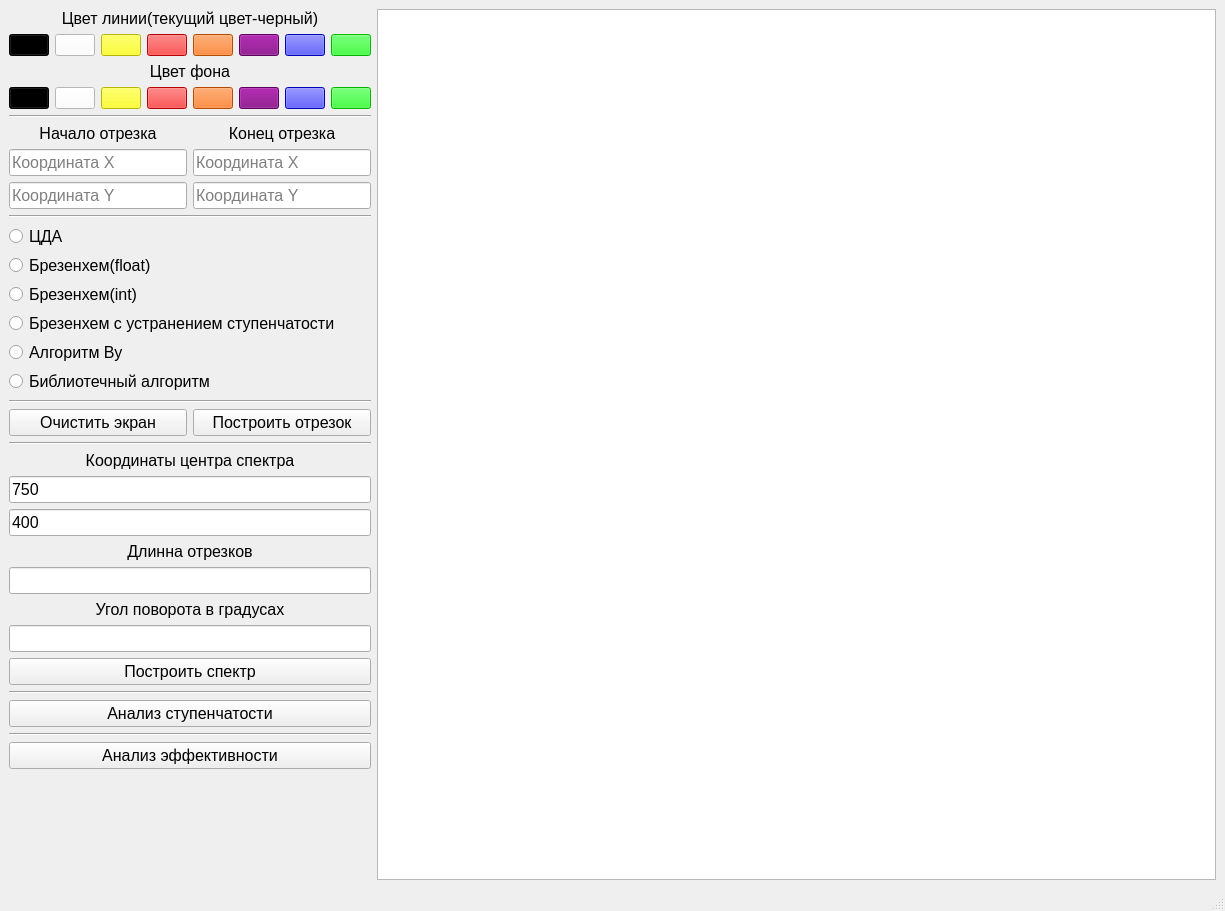
<?xml version="1.0" encoding="UTF-8"?>
<ui version="4.0">
 <class>MainWindow</class>
 <widget class="QMainWindow" name="MainWindow">
  <property name="geometry">
   <rect>
    <x>0</x>
    <y>0</y>
    <width>1225</width>
    <height>911</height>
   </rect>
  </property>
  <property name="windowTitle">
   <string>MainWindow</string>
  </property>
  <widget class="QWidget" name="centralwidget">
   <layout class="QHBoxLayout" name="horizontalLayout_2">
    <item>
     <layout class="QVBoxLayout" name="verticalLayout">
      <item>
       <layout class="QVBoxLayout" name="LineColorBox">
        <item>
         <widget class="QLabel" name="LIneColorLabel">
          <property name="sizePolicy">
           <sizepolicy hsizetype="Minimum" vsizetype="Preferred">
            <horstretch>0</horstretch>
            <verstretch>0</verstretch>
           </sizepolicy>
          </property>
          <property name="font">
           <font>
            <pointsize>12</pointsize>
           </font>
          </property>
          <property name="text">
           <string>Цвет линии(текущий цвет-черный)</string>
          </property>
          <property name="alignment">
           <set>Qt::AlignCenter</set>
          </property>
         </widget>
        </item>
        <item>
         <layout class="QHBoxLayout" name="LineColorsLay">
          <item>
           <widget class="QPushButton" name="ButtonBlackLine">
            <property name="styleSheet">
             <string notr="true">QPushButton{
	background-color: rgb(0,0,0);
}</string>
            </property>
            <property name="text">
             <string/>
            </property>
           </widget>
          </item>
          <item>
           <widget class="QPushButton" name="ButtonWhiteLine">
            <property name="styleSheet">
             <string notr="true">QPushButton{
	background-color: rgb(255,255,255);
}</string>
            </property>
            <property name="text">
             <string/>
            </property>
           </widget>
          </item>
          <item>
           <widget class="QPushButton" name="ButtonYellowLine">
            <property name="styleSheet">
             <string notr="true">QPushButton{
	background-color: rgb(255,255,0);
}</string>
            </property>
            <property name="text">
             <string/>
            </property>
           </widget>
          </item>
          <item>
           <widget class="QPushButton" name="ButtonRedLine">
            <property name="styleSheet">
             <string notr="true">QPushButton{
	background-color: rgb(255,0,0);
}</string>
            </property>
            <property name="text">
             <string/>
            </property>
           </widget>
          </item>
          <item>
           <widget class="QPushButton" name="ButtonOrangeLine">
            <property name="styleSheet">
             <string notr="true">QPushButton{
	background-color: rgb(255,104,0);
}</string>
            </property>
            <property name="text">
             <string/>
            </property>
           </widget>
          </item>
          <item>
           <widget class="QPushButton" name="ButtonPurpleLine">
            <property name="styleSheet">
             <string notr="true">QPushButton{
	background-color: rgb(128,0,128);
}</string>
            </property>
            <property name="text">
             <string/>
            </property>
           </widget>
          </item>
          <item>
           <widget class="QPushButton" name="ButtonBlueLine">
            <property name="styleSheet">
             <string notr="true">QPushButton{
	background-color: rgb(0,0,255);
}</string>
            </property>
            <property name="text">
             <string/>
            </property>
           </widget>
          </item>
          <item>
           <widget class="QPushButton" name="ButtonGreenLine">
            <property name="styleSheet">
             <string notr="true">QPushButton{
	background-color: rgb(0,255,0);
}</string>
            </property>
            <property name="text">
             <string/>
            </property>
           </widget>
          </item>
         </layout>
        </item>
       </layout>
      </item>
      <item>
       <layout class="QVBoxLayout" name="BGColorBox">
        <item>
         <widget class="QLabel" name="BGColorLabel">
          <property name="sizePolicy">
           <sizepolicy hsizetype="Minimum" vsizetype="Preferred">
            <horstretch>0</horstretch>
            <verstretch>0</verstretch>
           </sizepolicy>
          </property>
          <property name="font">
           <font>
            <pointsize>12</pointsize>
           </font>
          </property>
          <property name="text">
           <string>Цвет фона</string>
          </property>
          <property name="alignment">
           <set>Qt::AlignCenter</set>
          </property>
         </widget>
        </item>
        <item>
         <layout class="QHBoxLayout" name="BGColorLay">
          <item>
           <widget class="QPushButton" name="ButtonBlackBG">
            <property name="styleSheet">
             <string notr="true">QPushButton{
	background-color: rgb(0,0,0);
}</string>
            </property>
            <property name="text">
             <string/>
            </property>
           </widget>
          </item>
          <item>
           <widget class="QPushButton" name="ButtonWhiteBG">
            <property name="styleSheet">
             <string notr="true">QPushButton{
	background-color: rgb(255,255,255);
}</string>
            </property>
            <property name="text">
             <string/>
            </property>
           </widget>
          </item>
          <item>
           <widget class="QPushButton" name="ButtonYellowBG">
            <property name="styleSheet">
             <string notr="true">QPushButton{
	background-color: rgb(255,255,0);
}</string>
            </property>
            <property name="text">
             <string/>
            </property>
           </widget>
          </item>
          <item>
           <widget class="QPushButton" name="ButtonRedBG">
            <property name="styleSheet">
             <string notr="true">QPushButton{
	background-color: rgb(255,0,0);
}</string>
            </property>
            <property name="text">
             <string/>
            </property>
           </widget>
          </item>
          <item>
           <widget class="QPushButton" name="ButtonOrangeBG">
            <property name="styleSheet">
             <string notr="true">QPushButton{
	background-color: rgb(255,104,0);
}</string>
            </property>
            <property name="text">
             <string/>
            </property>
           </widget>
          </item>
          <item>
           <widget class="QPushButton" name="ButtonPurpleBG">
            <property name="styleSheet">
             <string notr="true">QPushButton{
	background-color: rgb(128,0,128);
}</string>
            </property>
            <property name="text">
             <string/>
            </property>
           </widget>
          </item>
          <item>
           <widget class="QPushButton" name="ButtonBlueBG">
            <property name="styleSheet">
             <string notr="true">QPushButton{
	background-color: rgb(0,0,255);
}</string>
            </property>
            <property name="text">
             <string/>
            </property>
           </widget>
          </item>
          <item>
           <widget class="QPushButton" name="ButtonGreenBG">
            <property name="styleSheet">
             <string notr="true">QPushButton{
	background-color: rgb(0,255,0);
}</string>
            </property>
            <property name="text">
             <string/>
            </property>
           </widget>
          </item>
         </layout>
        </item>
       </layout>
      </item>
      <item>
       <widget class="Line" name="line">
        <property name="orientation">
         <enum>Qt::Horizontal</enum>
        </property>
       </widget>
      </item>
      <item>
       <layout class="QGridLayout" name="gridLayout">
        <item row="1" column="0">
         <widget class="QLineEdit" name="Xstart">
          <property name="sizePolicy">
           <sizepolicy hsizetype="Minimum" vsizetype="Fixed">
            <horstretch>0</horstretch>
            <verstretch>0</verstretch>
           </sizepolicy>
          </property>
          <property name="font">
           <font>
            <pointsize>12</pointsize>
           </font>
          </property>
          <property name="text">
           <string/>
          </property>
          <property name="placeholderText">
           <string>Координата X</string>
          </property>
         </widget>
        </item>
        <item row="0" column="1">
         <widget class="QLabel" name="label_2">
          <property name="sizePolicy">
           <sizepolicy hsizetype="Minimum" vsizetype="Preferred">
            <horstretch>0</horstretch>
            <verstretch>0</verstretch>
           </sizepolicy>
          </property>
          <property name="font">
           <font>
            <pointsize>12</pointsize>
           </font>
          </property>
          <property name="text">
           <string>Конец отрезка</string>
          </property>
          <property name="alignment">
           <set>Qt::AlignCenter</set>
          </property>
         </widget>
        </item>
        <item row="1" column="1">
         <widget class="QLineEdit" name="Xend">
          <property name="sizePolicy">
           <sizepolicy hsizetype="Minimum" vsizetype="Fixed">
            <horstretch>0</horstretch>
            <verstretch>0</verstretch>
           </sizepolicy>
          </property>
          <property name="font">
           <font>
            <pointsize>12</pointsize>
           </font>
          </property>
          <property name="text">
           <string/>
          </property>
          <property name="placeholderText">
           <string>Координата X</string>
          </property>
         </widget>
        </item>
        <item row="0" column="0">
         <widget class="QLabel" name="label">
          <property name="sizePolicy">
           <sizepolicy hsizetype="Minimum" vsizetype="Preferred">
            <horstretch>0</horstretch>
            <verstretch>0</verstretch>
           </sizepolicy>
          </property>
          <property name="font">
           <font>
            <pointsize>12</pointsize>
           </font>
          </property>
          <property name="text">
           <string>Начало отрезка</string>
          </property>
          <property name="alignment">
           <set>Qt::AlignCenter</set>
          </property>
         </widget>
        </item>
        <item row="2" column="0">
         <widget class="QLineEdit" name="Ystart">
          <property name="sizePolicy">
           <sizepolicy hsizetype="Minimum" vsizetype="Fixed">
            <horstretch>0</horstretch>
            <verstretch>0</verstretch>
           </sizepolicy>
          </property>
          <property name="font">
           <font>
            <pointsize>12</pointsize>
           </font>
          </property>
          <property name="text">
           <string/>
          </property>
          <property name="placeholderText">
           <string>Координата Y</string>
          </property>
         </widget>
        </item>
        <item row="2" column="1">
         <widget class="QLineEdit" name="Yend">
          <property name="sizePolicy">
           <sizepolicy hsizetype="Minimum" vsizetype="Fixed">
            <horstretch>0</horstretch>
            <verstretch>0</verstretch>
           </sizepolicy>
          </property>
          <property name="font">
           <font>
            <pointsize>12</pointsize>
           </font>
          </property>
          <property name="text">
           <string/>
          </property>
          <property name="placeholderText">
           <string>Координата Y</string>
          </property>
         </widget>
        </item>
       </layout>
      </item>
      <item>
       <widget class="Line" name="line_2">
        <property name="orientation">
         <enum>Qt::Horizontal</enum>
        </property>
       </widget>
      </item>
      <item>
       <layout class="QVBoxLayout" name="MethodLay">
        <property name="spacing">
         <number>4</number>
        </property>
        <item>
         <widget class="QRadioButton" name="CDAButton">
          <property name="font">
           <font>
            <pointsize>12</pointsize>
           </font>
          </property>
          <property name="text">
           <string>ЦДA</string>
          </property>
         </widget>
        </item>
        <item>
         <widget class="QRadioButton" name="BFButton">
          <property name="font">
           <font>
            <pointsize>12</pointsize>
           </font>
          </property>
          <property name="text">
           <string>Брезенхем(float)</string>
          </property>
          <property name="checkable">
           <bool>true</bool>
          </property>
          <property name="checked">
           <bool>false</bool>
          </property>
         </widget>
        </item>
        <item>
         <widget class="QRadioButton" name="BIButton">
          <property name="font">
           <font>
            <pointsize>12</pointsize>
           </font>
          </property>
          <property name="text">
           <string>Брезенхем(int)</string>
          </property>
         </widget>
        </item>
        <item>
         <widget class="QRadioButton" name="BSButton">
          <property name="font">
           <font>
            <pointsize>12</pointsize>
           </font>
          </property>
          <property name="text">
           <string>Брезенхем с устранением ступенчатости</string>
          </property>
         </widget>
        </item>
        <item>
         <widget class="QRadioButton" name="WUButton">
          <property name="font">
           <font>
            <pointsize>12</pointsize>
           </font>
          </property>
          <property name="text">
           <string>Алгоритм Ву</string>
          </property>
         </widget>
        </item>
        <item>
         <widget class="QRadioButton" name="LibButton">
          <property name="font">
           <font>
            <pointsize>12</pointsize>
           </font>
          </property>
          <property name="text">
           <string>Библиотечный алгоритм</string>
          </property>
         </widget>
        </item>
       </layout>
      </item>
      <item>
       <widget class="Line" name="line_3">
        <property name="orientation">
         <enum>Qt::Horizontal</enum>
        </property>
       </widget>
      </item>
      <item>
       <layout class="QHBoxLayout" name="horizontalLayout">
        <item>
         <widget class="QPushButton" name="pushButton">
          <property name="sizePolicy">
           <sizepolicy hsizetype="Minimum" vsizetype="Minimum">
            <horstretch>0</horstretch>
            <verstretch>0</verstretch>
           </sizepolicy>
          </property>
          <property name="font">
           <font>
            <pointsize>12</pointsize>
           </font>
          </property>
          <property name="text">
           <string>Очистить экран</string>
          </property>
         </widget>
        </item>
        <item>
         <widget class="QPushButton" name="pushButton_2">
          <property name="sizePolicy">
           <sizepolicy hsizetype="Minimum" vsizetype="Minimum">
            <horstretch>0</horstretch>
            <verstretch>0</verstretch>
           </sizepolicy>
          </property>
          <property name="font">
           <font>
            <pointsize>12</pointsize>
           </font>
          </property>
          <property name="text">
           <string>Построить отрезок</string>
          </property>
         </widget>
        </item>
       </layout>
      </item>
      <item>
       <layout class="QVBoxLayout" name="verticalLayout_2">
        <item>
         <widget class="Line" name="line_4">
          <property name="orientation">
           <enum>Qt::Horizontal</enum>
          </property>
         </widget>
        </item>
        <item>
         <layout class="QVBoxLayout" name="SpectreLay">
          <item>
           <widget class="QLabel" name="SpectreCoordLable">
            <property name="sizePolicy">
             <sizepolicy hsizetype="Minimum" vsizetype="Preferred">
              <horstretch>0</horstretch>
              <verstretch>0</verstretch>
             </sizepolicy>
            </property>
            <property name="font">
             <font>
              <pointsize>12</pointsize>
             </font>
            </property>
            <property name="text">
             <string>Координаты центра спектра</string>
            </property>
            <property name="alignment">
             <set>Qt::AlignCenter</set>
            </property>
           </widget>
          </item>
          <item>
           <widget class="QLineEdit" name="xcSpectre">
            <property name="sizePolicy">
             <sizepolicy hsizetype="Minimum" vsizetype="Fixed">
              <horstretch>0</horstretch>
              <verstretch>0</verstretch>
             </sizepolicy>
            </property>
            <property name="font">
             <font>
              <pointsize>12</pointsize>
             </font>
            </property>
            <property name="text">
             <string>750</string>
            </property>
            <property name="placeholderText">
             <string>Координата X</string>
            </property>
           </widget>
          </item>
          <item>
           <widget class="QLineEdit" name="ycSpectre">
            <property name="sizePolicy">
             <sizepolicy hsizetype="Minimum" vsizetype="Fixed">
              <horstretch>0</horstretch>
              <verstretch>0</verstretch>
             </sizepolicy>
            </property>
            <property name="font">
             <font>
              <pointsize>12</pointsize>
             </font>
            </property>
            <property name="text">
             <string>400</string>
            </property>
            <property name="placeholderText">
             <string>Координата Y</string>
            </property>
           </widget>
          </item>
          <item>
           <widget class="QLabel" name="SpectreLenLable">
            <property name="sizePolicy">
             <sizepolicy hsizetype="Minimum" vsizetype="Preferred">
              <horstretch>0</horstretch>
              <verstretch>0</verstretch>
             </sizepolicy>
            </property>
            <property name="font">
             <font>
              <pointsize>12</pointsize>
             </font>
            </property>
            <property name="text">
             <string>Длинна отрезков</string>
            </property>
            <property name="alignment">
             <set>Qt::AlignCenter</set>
            </property>
           </widget>
          </item>
          <item>
           <widget class="QLineEdit" name="LenSpectre">
            <property name="sizePolicy">
             <sizepolicy hsizetype="Minimum" vsizetype="Fixed">
              <horstretch>0</horstretch>
              <verstretch>0</verstretch>
             </sizepolicy>
            </property>
            <property name="font">
             <font>
              <pointsize>12</pointsize>
             </font>
            </property>
            <property name="text">
             <string/>
            </property>
           </widget>
          </item>
          <item>
           <widget class="QLabel" name="SpectreDegreeLable">
            <property name="sizePolicy">
             <sizepolicy hsizetype="Minimum" vsizetype="Preferred">
              <horstretch>0</horstretch>
              <verstretch>0</verstretch>
             </sizepolicy>
            </property>
            <property name="font">
             <font>
              <pointsize>12</pointsize>
             </font>
            </property>
            <property name="text">
             <string>Угол поворота в градусах</string>
            </property>
            <property name="alignment">
             <set>Qt::AlignCenter</set>
            </property>
           </widget>
          </item>
          <item>
           <widget class="QLineEdit" name="DegreeSpectre">
            <property name="sizePolicy">
             <sizepolicy hsizetype="Minimum" vsizetype="Fixed">
              <horstretch>0</horstretch>
              <verstretch>0</verstretch>
             </sizepolicy>
            </property>
            <property name="font">
             <font>
              <pointsize>12</pointsize>
             </font>
            </property>
            <property name="text">
             <string/>
            </property>
           </widget>
          </item>
          <item>
           <widget class="QPushButton" name="DrawSpectre">
            <property name="sizePolicy">
             <sizepolicy hsizetype="Minimum" vsizetype="Fixed">
              <horstretch>0</horstretch>
              <verstretch>0</verstretch>
             </sizepolicy>
            </property>
            <property name="font">
             <font>
              <pointsize>12</pointsize>
             </font>
            </property>
            <property name="text">
             <string>Построить спектр</string>
            </property>
           </widget>
          </item>
          <item>
           <widget class="Line" name="line_5">
            <property name="sizePolicy">
             <sizepolicy hsizetype="Minimum" vsizetype="Fixed">
              <horstretch>0</horstretch>
              <verstretch>0</verstretch>
             </sizepolicy>
            </property>
            <property name="orientation">
             <enum>Qt::Horizontal</enum>
            </property>
           </widget>
          </item>
          <item>
           <widget class="QPushButton" name="pushButton_3">
            <property name="sizePolicy">
             <sizepolicy hsizetype="Minimum" vsizetype="Fixed">
              <horstretch>0</horstretch>
              <verstretch>0</verstretch>
             </sizepolicy>
            </property>
            <property name="font">
             <font>
              <pointsize>12</pointsize>
             </font>
            </property>
            <property name="text">
             <string>Анализ ступенчатости</string>
            </property>
           </widget>
          </item>
          <item>
           <widget class="Line" name="line_6">
            <property name="sizePolicy">
             <sizepolicy hsizetype="Minimum" vsizetype="Fixed">
              <horstretch>0</horstretch>
              <verstretch>0</verstretch>
             </sizepolicy>
            </property>
            <property name="orientation">
             <enum>Qt::Horizontal</enum>
            </property>
           </widget>
          </item>
          <item>
           <widget class="QPushButton" name="pushButton_4">
            <property name="sizePolicy">
             <sizepolicy hsizetype="Minimum" vsizetype="Fixed">
              <horstretch>0</horstretch>
              <verstretch>0</verstretch>
             </sizepolicy>
            </property>
            <property name="font">
             <font>
              <pointsize>12</pointsize>
             </font>
            </property>
            <property name="text">
             <string>Анализ эффективности</string>
            </property>
           </widget>
          </item>
         </layout>
        </item>
       </layout>
      </item>
      <item>
       <spacer name="verticalSpacer">
        <property name="orientation">
         <enum>Qt::Vertical</enum>
        </property>
        <property name="sizeHint" stdset="0">
         <size>
          <width>20</width>
          <height>40</height>
         </size>
        </property>
       </spacer>
      </item>
     </layout>
    </item>
    <item>
     <widget class="QGraphicsView" name="ResView">
      <property name="alignment">
       <set>Qt::AlignLeading|Qt::AlignLeft|Qt::AlignTop</set>
      </property>
     </widget>
    </item>
   </layout>
  </widget>
  <widget class="QMenuBar" name="menubar">
   <property name="geometry">
    <rect>
     <x>0</x>
     <y>0</y>
     <width>1225</width>
     <height>21</height>
    </rect>
   </property>
  </widget>
  <widget class="QStatusBar" name="statusbar"/>
 </widget>
 <resources/>
 <connections/>
</ui>
